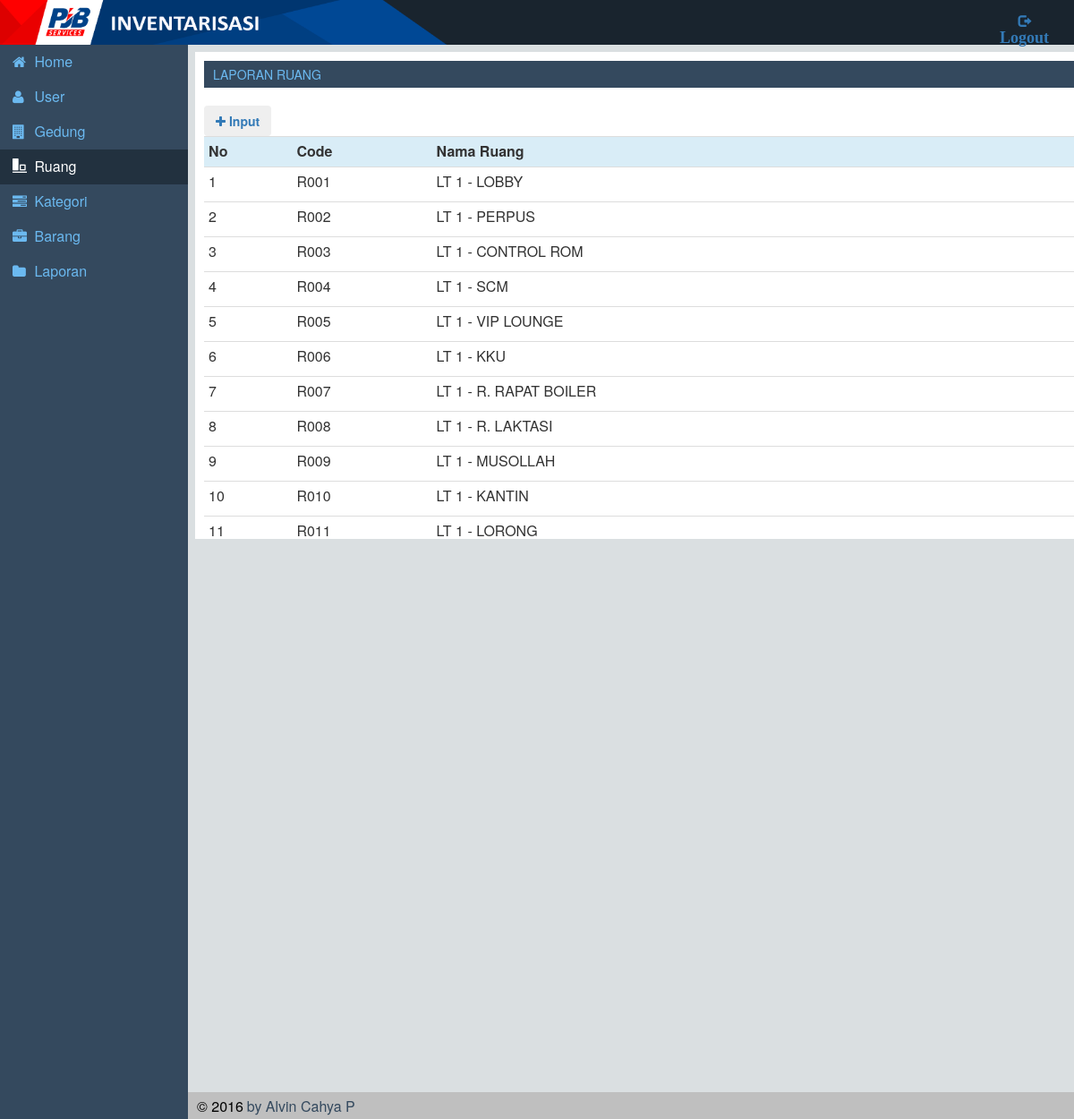
Page /ruang.php on the committed database.
### tables this page shows
CREATE TABLE `ruang` (
  `no` int(4) NOT NULL,
  `code` varchar(6) NOT NULL,
  `nm_ruang` text NOT NULL
);

### ruang.php (the view, shortened to what this page needs)
<html>
<head>
<link rel="stylesheet" type="text/css" href="css/stile.css">
<link href="css/bootstrap.min.css" rel="stylesheet">
<link rel="stylesheet" type="text/css" href="css/bootstrap.css">
<link rel="stylesheet" href="css/font-awesome.min.css">
</head>
<body>
<div>
<kotak>
<sekel>
<font face="Calibri (Body)" color="000000" size="3pt" align="left">&copy; 2016</font>
<font face="Calibri (Body)" color="34495E" size="3pt" align="left">by Alvin Cahya P</font>
</sekel>
<nav>
<ul>
	<li><a href="home.php"><font face="Calibri (Body)" size="3pt"><span class="fa fa-home icon"></span> Home </font></a></li>
	<li><a href="user.php"><font face="Calibri (Body)" size="3pt"><span class="fa fa-user icon"></span> User </font></a></li>
	<li><a href="gedung.php"><font face="Calibri (Body)" size="3pt"><span class="fa fa-building icon"></span> Gedung </font></a></li>
	<li class="active"><a href="ruang.php"><font face="Calibri (Body)" color="ffffff" size="3pt"><span class="glyphicon glyphicon-object-align-bottom icon"></span> Ruang </font></a></li>
	<li><a href="kategori.php"><font face="Calibri (Body)" size="3pt"><span class="fa fa-tasks icon"></span> Kategori </font></a></li>
	<li><a href="barang.php"><font face="Calibri (Body)" size="3pt"><span class="fa fa-briefcase icon"></span> Barang </font></a></li>
	<li><a href="laporan.php"><font face="Calibri (Body)" size="3pt"><span class="fa fa-folder icon"></span> Laporan </font></a></li>
</ul>
</nav>
<div>
	<ndas>
		<img src="gambar/head.png" height="50" width="500"></img>
		<div>
	 	<out>
	 	<a href="php/logout.php"><center>
	 	<span class="glyphicon glyphicon-log-out">
	 	<font face="calibri (Body)" size="4">
	 	<b>Logout</b>
	 	</font>
	 	</span>
	 	</a></center>
	 	</out>
	 </div>
	</ndas>
</div>
<awak>
<judul>
	<font color="6bb9f0"> LAPORAN RUANG </font>
</judul><br><br>
<a href="inruang.php"><button class="btn button"><span class="fa fa-plus"></span><b> Input</b></button></a>
<br>
<br style="margin-bottom: 20px;">
<div class="table-responsive table-scroll1">
<table class="table table-condensed">
	<?php
	include "php/login.php"
	?>
	<font face="calibri (Body)">
	<tr class="info">
	<td><b>No</b></td>
	<td><b>Code</b></td>
	<td><b>Nama Ruang</b></td>
	</tr>
	</font>
	<?php
	$view = "SELECT * FROM ruang";
	$viewquery = mysqli_query($login, $view);
	while($jadi = mysqli_fetch_array($viewquery))
	{
	?>
		<tr>
		<td><?php echo $jadi['no']?></td>
		<td><?php echo $jadi['code']?></td>
		<td><?php echo $jadi['nm_ruang']?></td>
		</tr>
	<?php
	}
	?>
</table>
</div>
</awak>
</kotak>
</div>
</body>
</html>

### css/stile.css (style rules this page uses)
* { margin: 0; padding: 0; }
ndas { position: absolute; top: 0; width : 100%; height: 50; background-color: #19242e; }
out { position: absolute; top: 0; right: 0; background-color: #19242e; width: 111; height: 50; padding: 15; }
kotak { position: absolute; width: 100%; height: 100%; background-color: #DADFE1; }
nav { position: relative; width : 210; height: 100%; background-color: #34495e; color: #ffffff; padding-top: 50; }
nav .icon { padding-right: 5; }
nav li a { color: #6BB9F0; }
ul { list-style-type: none; margin: 0; padding: 0; background-color: #34495e; }
li a { display: block; color: #000; padding: 8px 14px; text-decoration: none; }
.active { background-color: #22313F; color: white; }
judul { position: absolute; left: 10; top: 10; width: 1120; height: 30; background-color: #34495e; padding-left: 10; padding-top: 5; }
.button { width: auto; height: auto; }
.icon { width: 20; height: 20; }
awak { position: absolute; top: 50; left: 210; width : 1140; height: auto; background-color: #FFFFFF; padding-top: 20; padding-bottom: 20; padding-left: 10; padding-right: 10; margin: 8; }
.table-scroll1 { width: 1150px; height: 450px; overflow-y:scroll; margin:-20px; padding-left: 20px; }
sekel { position: absolute; bottom: 0; width : 100%; height: 30; background-color: #BFBFBF; padding-top:5; padding-left: 220; padding-right: 10; }

### rows in the picture
ruang: no "1", code "R001", nm_ruang "LT 1 - LOBBY"
ruang: no "2", code "R002", nm_ruang "LT 1 - PERPUS"
ruang: no "3", code "R003", nm_ruang "LT 1 - CONTROL ROM"
ruang: no "4", code "R004", nm_ruang "LT 1 - SCM"
ruang: no "5", code "R005", nm_ruang "LT 1 - VIP LOUNGE"
ruang: no "6", code "R006", nm_ruang "LT 1 - KKU"
ruang: no "7", code "R007", nm_ruang "LT 1 - R. RAPAT BOILER"
ruang: no "8", code "R008", nm_ruang "LT 1 - R. LAKTASI"
ruang: no "9", code "R009", nm_ruang "LT 1 - MUSOLLAH"
ruang: no "10", code "R010", nm_ruang "LT 1 - KANTIN"
ruang: no "11", code "R011", nm_ruang "LT 1 - LORONG"
